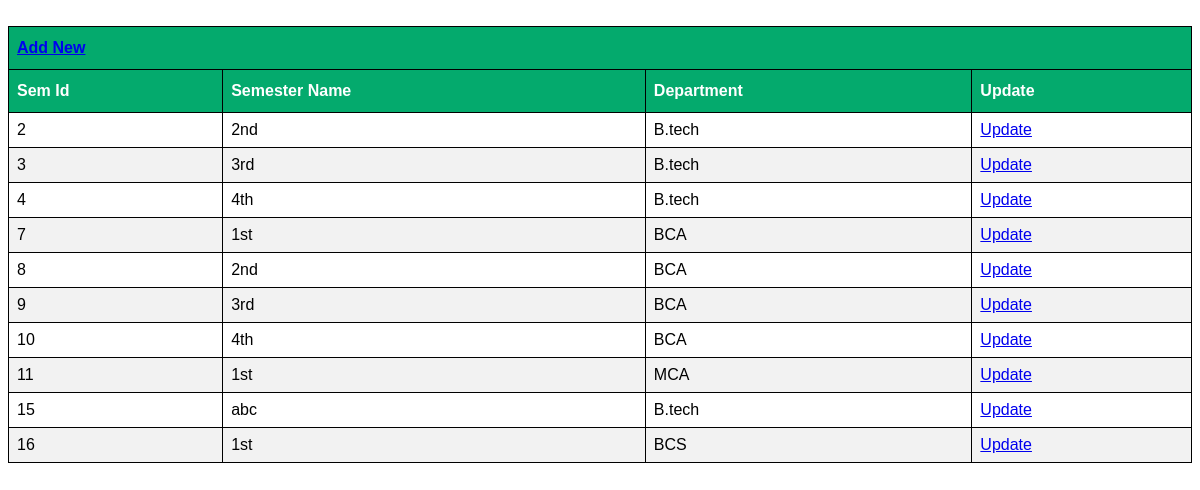
Page /semester.php on the committed database.
### tables this page shows
CREATE TABLE `semester` (
  `sem_id` int(11) NOT NULL,
  `semester_name` varchar(20) DEFAULT NULL,
  `department_id` int(11) NOT NULL
);

CREATE TABLE `department` (
  `department_id` int(11) NOT NULL,
  `department_name` varchar(50) NOT NULL
);

### semester.php (the view, shortened to what this page needs)
<?php
echo "<table id='customers'>";
echo "<tr class='danger'><th colspan='5'><a href='admindashboard.php?info=add_semester' class='btn btn-primary'>Add New</a></th></tr>";
echo "<Tr><th>Sem Id</th><th>Semester Name</th><th>Department</th><th>Update</th></tr>";
	$que=mysqli_query($con,"select *  from semester");
	while($res=mysqli_fetch_array($que))
	{
	echo "<Tr>";
	echo "<td>".$res['sem_id']."</td>" ;
	echo "<td>".$res['semester_name']."</td>" ;
	$que1=mysqli_query($con,"select *  from department where department_id='".$res['department_id']."'");
	$res1=mysqli_fetch_array($que1);
	echo "<td>".$res1['department_name']."</td>" ;
	echo "<td><a href='admindashboard.php?info=updatesemester&sem_id=$res[sem_id]' class='btn btn-warning'>Update</a></td>";
	?>
	<?php
	echo "</tr>";
	}
echo "</table>";
?>

### semester.php (style rules this page uses)
#customers { font-family: Arial, Helvetica, sans-serif; border-collapse: collapse; width: 100%; }
#customers td, #customers th { border: 1px solid black; padding: 8px; }
#customers tr:nth-child(even) { background-color: #f2f2f2; }
#customers th { padding-top: 12px; padding-bottom: 12px; text-align: left; background-color: #04AA6D; color: white; }

### rows in the picture
semester: sem_id "2", semester_name "2nd", department.department_name "B.tech"
semester: sem_id "3", semester_name "3rd", department.department_name "B.tech"
semester: sem_id "4", semester_name "4th", department.department_name "B.tech"
semester: sem_id "7", semester_name "1st", department.department_name "BCA"
semester: sem_id "8", semester_name "2nd", department.department_name "BCA"
semester: sem_id "9", semester_name "3rd", department.department_name "BCA"
semester: sem_id "10", semester_name "4th", department.department_name "BCA"
semester: sem_id "11", semester_name "1st", department.department_name "MCA"
semester: sem_id "15", semester_name "abc", department.department_name "B.tech"
semester: sem_id "16", semester_name "1st", department.department_name "BCS"
